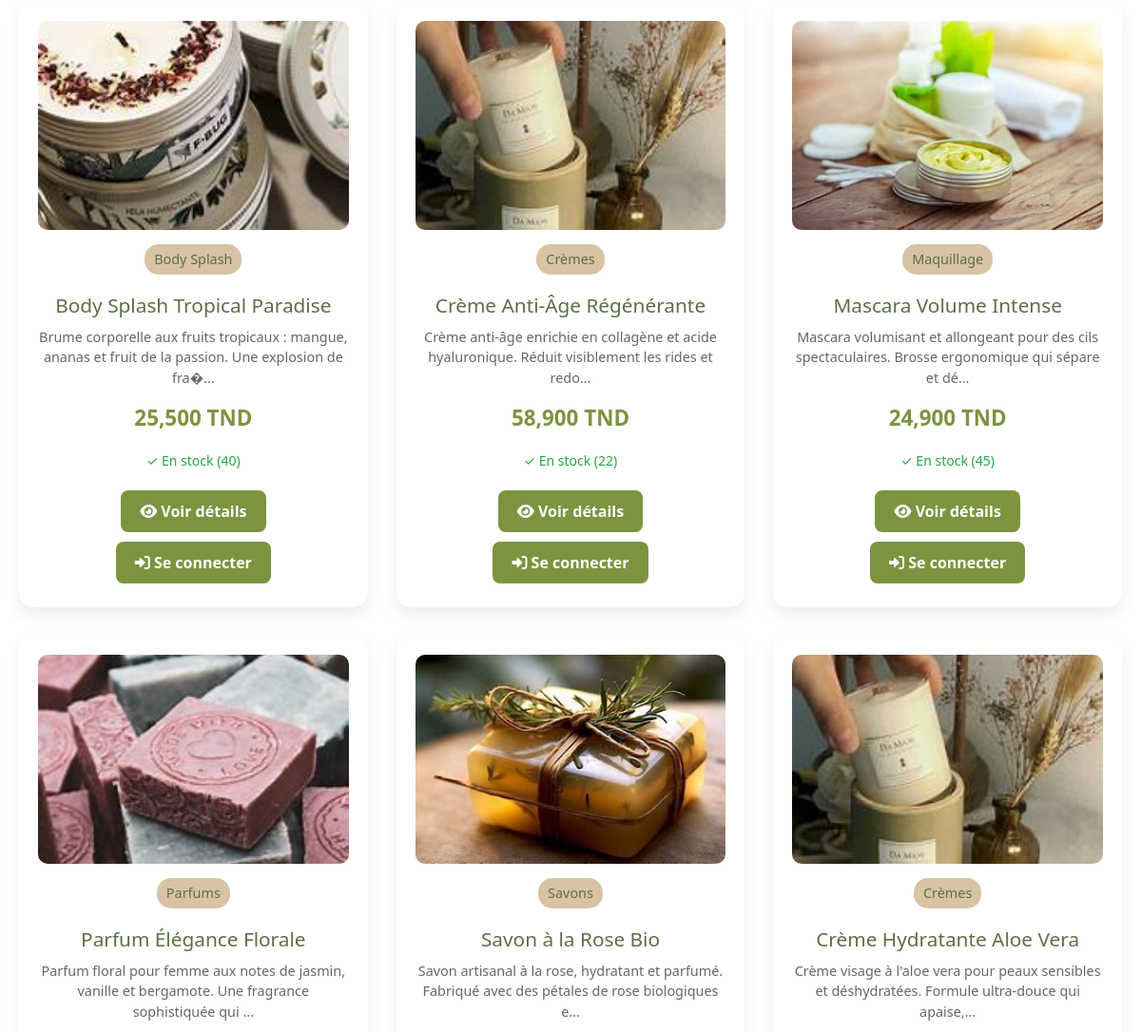
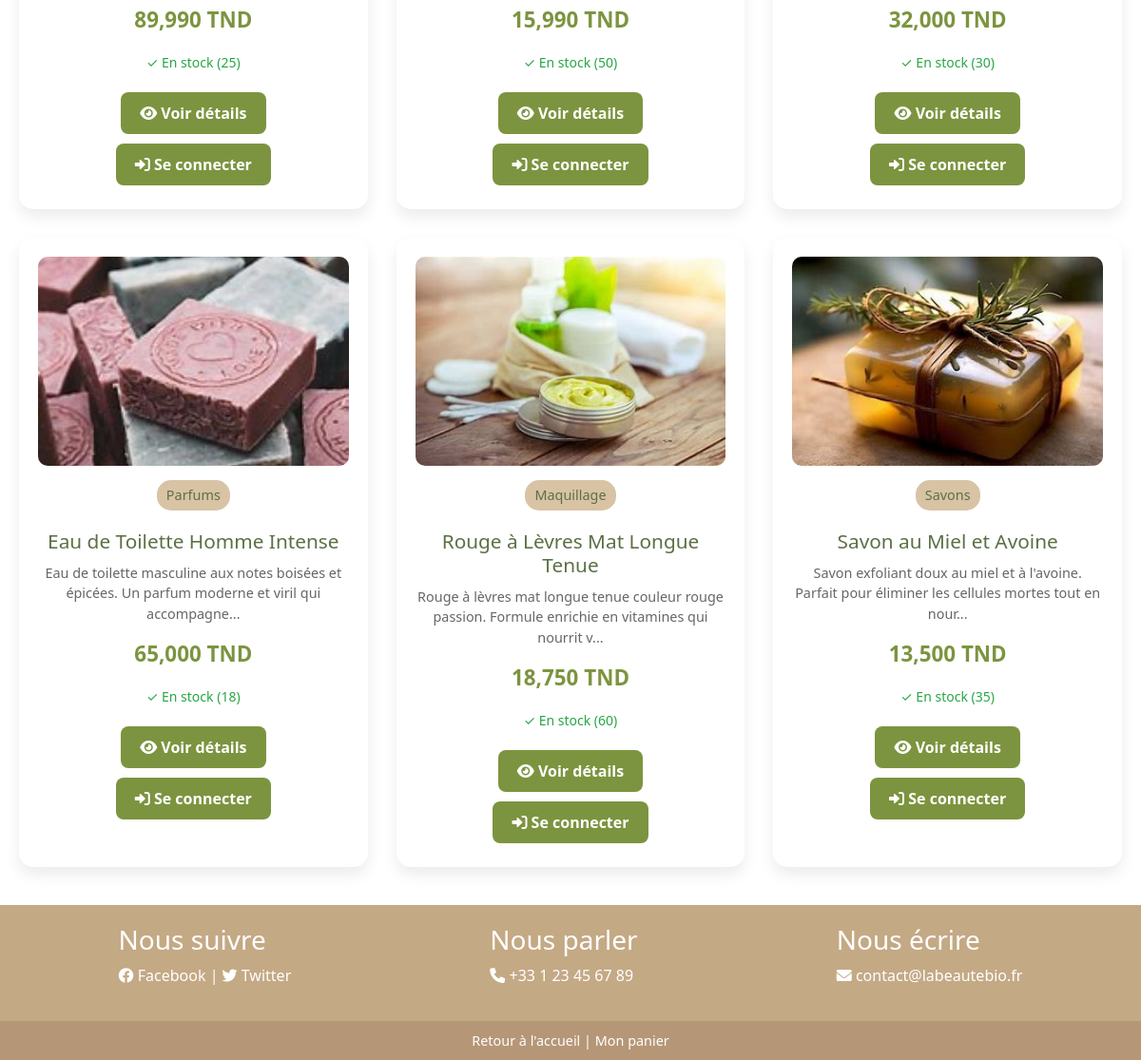
The page /products.php (lower part) on the database as committed earlier (2 pictures, top to bottom).
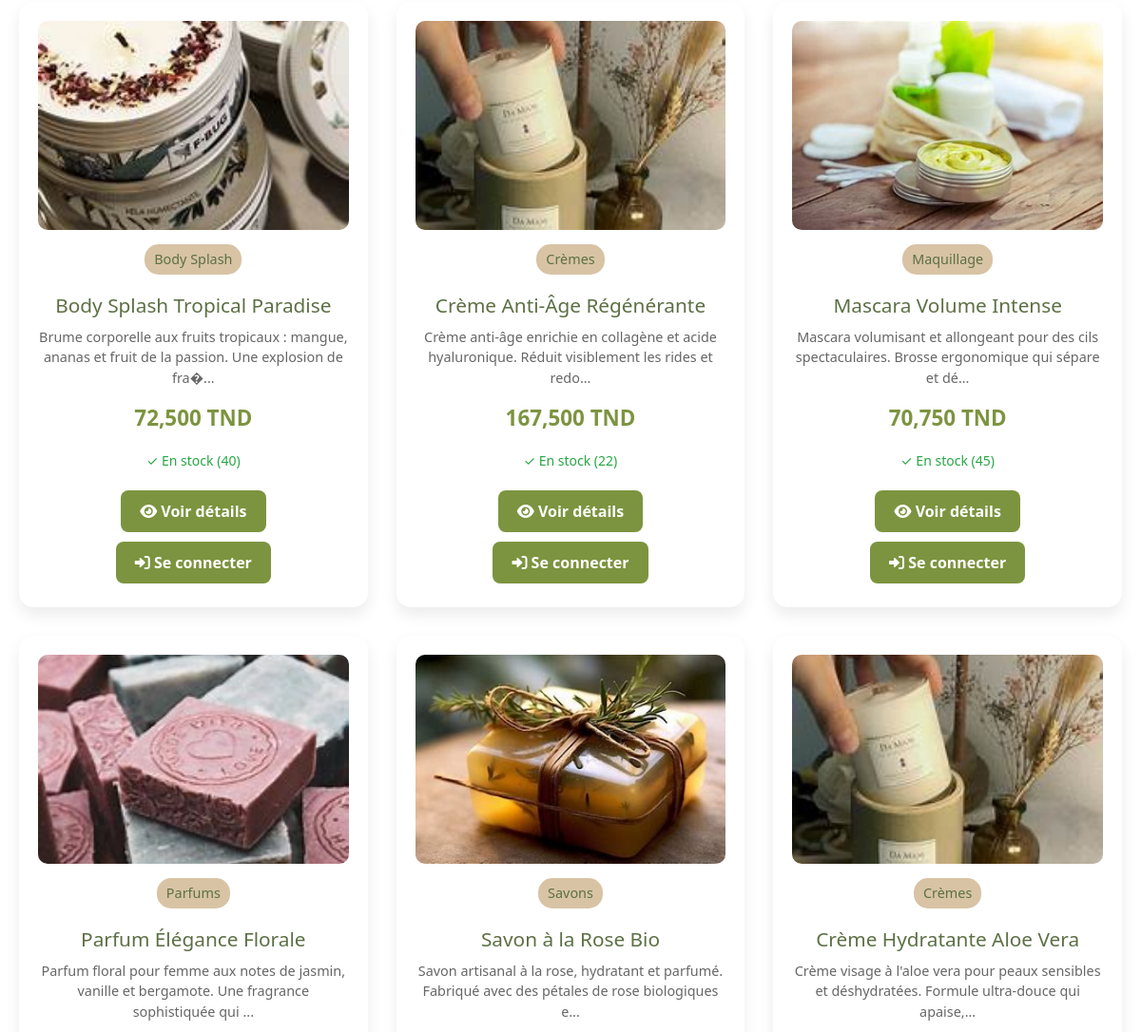
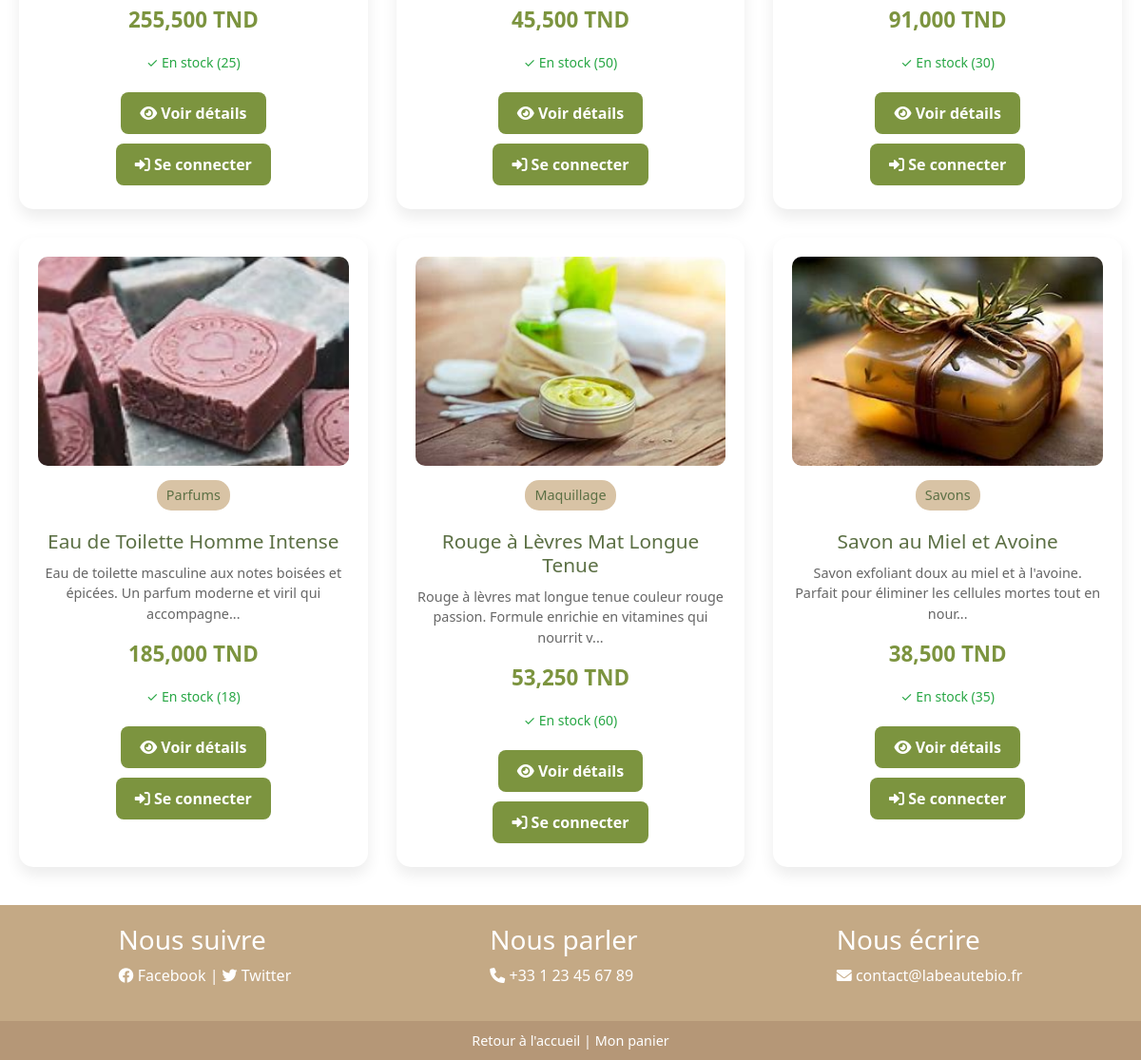
The same page on the database as committed later (2 pictures, top to bottom).
### tables this page shows
CREATE TABLE products (
    id INT AUTO_INCREMENT PRIMARY KEY,
    name VARCHAR(200) NOT NULL,
    slug VARCHAR(200) UNIQUE NOT NULL,
    description TEXT,
    short_description VARCHAR(500),
    price DECIMAL(10,2) NOT NULL,
    sale_price DECIMAL(10,2) NULL,
    category_id INT,
    image VARCHAR(255),
    gallery TEXT,  
    stock_quantity INT DEFAULT 0,
    min_stock_level INT DEFAULT 5,
    characteristics TEXT,
    ingredients TEXT,
    usage_instructions TEXT,
    weight DECIMAL(8,2),  
    dimensions VARCHAR(50),  
    sku VARCHAR(50) UNIQUE,
    barcode VARCHAR(50),
    is_active BOOLEAN DEFAULT TRUE,
    is_featured BOOLEAN DEFAULT FALSE,
    meta_title VARCHAR(200),
    meta_description VARCHAR(500),
    created_at TIMESTAMP DEFAULT CURRENT_TIMESTAMP,
    updated_at TIMESTAMP DEFAULT CURRENT_TIMESTAMP ON UPDATE CURRENT_TIMESTAMP,

    FOREIGN KEY (category_id) REFERENCES categories(id) ON DELETE SET NULL,
    INDEX idx_slug (slug),
    INDEX idx_category (category_id),
    INDEX idx_price (price),
    INDEX idx_stock (stock_quantity),
    INDEX idx_active (is_active),
    INDEX idx_featured (is_featured),
    INDEX idx_sku (sku),
    INDEX idx_created_at (created_at)
);

CREATE TABLE categories (
    id INT AUTO_INCREMENT PRIMARY KEY,
    name VARCHAR(100) NOT NULL,
    slug VARCHAR(100) UNIQUE NOT NULL,
    description TEXT,
    image VARCHAR(255),
    is_active BOOLEAN DEFAULT TRUE,
    sort_order INT DEFAULT 0,
    created_at TIMESTAMP DEFAULT CURRENT_TIMESTAMP,
    updated_at TIMESTAMP DEFAULT CURRENT_TIMESTAMP ON UPDATE CURRENT_TIMESTAMP,

    INDEX idx_slug (slug),
    INDEX idx_active (is_active),
    INDEX idx_sort_order (sort_order)
);

### includes/functions.php (called while the page is built, shortened)
<?php
function formatPrice($price) {
    return number_format($price, 3, ',', ' ') . ' TND';
}
?>

### config/session.php (called while the page is built, shortened)
<?php
function isLoggedIn() {
    return isset($_SESSION['user_id']) && !empty($_SESSION['user_id']);
}
function isClient() {
    return isLoggedIn() && isset($_SESSION['role']) && $_SESSION['role'] === 'client';
}
?>

### products.php (the view, shortened to what the changed rows need)
<?php
require_once 'config/database.php';
require_once 'config/session.php';
require_once 'includes/functions.php';
$sql = "SELECT p.*, c.name as category_name FROM products p
        LEFT JOIN categories c ON p.category_id = c.id
        WHERE p.is_active = 1";
$params = [];
$sql .= " ORDER BY p.is_featured DESC, p.name";
$stmt = $pdo->prepare($sql);
$stmt->execute($params);
$products = $stmt->fetchAll();
?>
<!DOCTYPE html>
<html lang="fr">
<head>
    <link rel="stylesheet" href="assets/css/frontend.css">
    <link href="https://cdn.jsdelivr.net/npm/bootstrap@5.1.3/dist/css/bootstrap.min.css" rel="stylesheet">
    <link rel="stylesheet" href="https://cdnjs.cloudflare.com/ajax/libs/font-awesome/6.0.0/css/all.min.css">
</head>
<body>
<?php if (empty($products)): ?>
    <div style="text-align: center; padding: 60px 20px;">
        <i class="fas fa-search" style="font-size: 4rem; color: #ccc; margin-bottom: 20px;"></i>
        <h3 style="color: #7c943f;">Aucun produit trouvé</h3>
        <p style="color: #666;">Essayez de modifier vos critères de recherche ou explorez toutes nos catégories.</p>
        <a href="products.php" class="btn-product" style="font-size: 1.2em; padding: 15px 30px;">
            <i class="fas fa-shopping-bag"></i> Voir tous les produits
        </a>
    </div>
<?php else: ?>
    <div class="products-grid">
        <?php foreach ($products as $product): ?>
            <div class="product-card" data-category="<?php echo $product['category_id']; ?>">
                <?php
                $image_path = '';
                if ($product['image'] && file_exists('assets/images/' . $product['image'])) {
                    $image_path = 'assets/images/' . htmlspecialchars($product['image']);
                } else {
                    switch ($product['category_id']) {
                        case 1: $image_path = 'assets/images/savon1.jpg'; break;
                        case 2: $image_path = 'assets/images/OIP (1).jpg'; break;
                        case 3: $image_path = 'assets/images/OIP (3).jpg'; break;
                        case 4: $image_path = 'assets/images/OIP (4).jpg'; break;
                        case 5: $image_path = 'assets/images/OIP (6).jpg'; break;
                    }
                }
                ?>
                <img src="<?php echo $image_path; ?>"
                     alt="<?php echo htmlspecialchars($product['name']); ?>"
                     onerror="this.src='assets/images/savon1.jpg'" />
                <div class="category-badge"><?php echo htmlspecialchars($product['category_name']); ?></div>
                <h3><?php echo htmlspecialchars($product['name']); ?></h3>
                <p style="color: #666; font-size: 0.9em; margin: 10px 0;">
                    <?php echo htmlspecialchars(substr($product['description'], 0, 100)) . '...'; ?>
                </p>
                <div class="product-price"><?php echo formatPrice($product['price']); ?></div>
                <?php if ($product['stock_quantity'] > 0): ?>
                    <small style="color: #28a745;">✓ En stock (<?php echo $product['stock_quantity']; ?>)</small>
                <?php else: ?>
                    <small style="color: #dc3545;">✗ Rupture de stock</small>
                <?php endif; ?>
                <div style="margin-top: 15px;">
                    <a href="product_detail.php?id=<?php echo $product['id']; ?>" class="btn-product">
                        <i class="fas fa-eye"></i> Voir détails
                    </a>
                    <?php if (isClient() && $product['stock_quantity'] > 0): ?>
                        <button class="btn-product" onclick="ajouterAuPanier('<?php echo htmlspecialchars($product['name']); ?>', <?php echo $product['price']; ?>, <?php echo $product['id']; ?>)">
                            <i class="fas fa-shopping-cart"></i> Ajouter au panier
                        </button>
                    <?php elseif (!isLoggedIn()): ?>
                        <a href="client/login.php" class="btn-product">
                            <i class="fas fa-sign-in-alt"></i> Se connecter
                        </a>
                    <?php endif; ?>
                </div>
            </div>
        <?php endforeach; ?>
    </div>
<?php endif; ?>
</body>
</html>

Rows that differ between the two databases and show on the page:
changed products "Body Splash Tropical Paradise": price "25,500 TND" → "72,500 TND"
changed products "Crème Anti-Âge Régénérante": price "58,900 TND" → "167,500 TND"
changed products "Mascara Volume Intense": price "24,900 TND" → "70,750 TND"
changed products "Parfum Élégance Florale": price "89,990 TND" → "255,500 TND"
changed products "Savon à la Rose Bio": price "15,990 TND" → "45,500 TND"
changed products "Crème Hydratante Aloe Vera": price "32,000 TND" → "91,000 TND"
changed products "Eau de Toilette Homme Intense": price "65,000 TND" → "185,000 TND"
changed products "Rouge à Lèvres Mat Longue Tenue": price "18,750 TND" → "53,250 TND"
changed products "Savon au Miel et Avoine": price "13,500 TND" → "38,500 TND"
